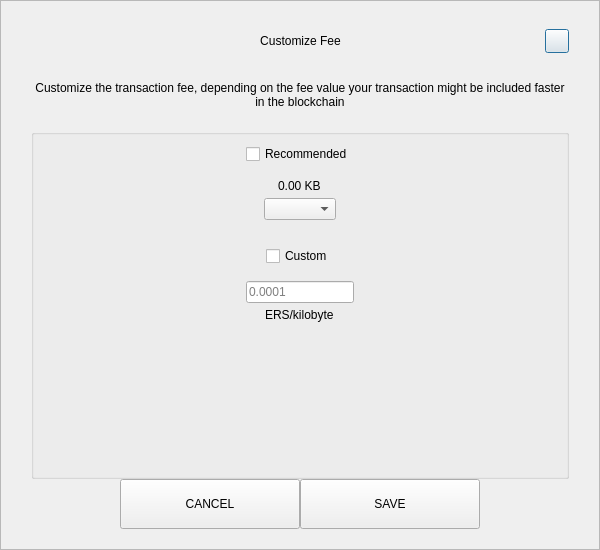
<?xml version="1.0" encoding="UTF-8"?>
<ui version="4.0">
 <class>SendCustomFeeDialog</class>
 <widget class="QDialog" name="SendCustomFeeDialog">
  <property name="geometry">
   <rect>
    <x>0</x>
    <y>0</y>
    <width>600</width>
    <height>550</height>
   </rect>
  </property>
  <property name="windowTitle">
   <string>Form</string>
  </property>
  <layout class="QVBoxLayout" name="verticalLayout_3">
   <property name="spacing">
    <number>0</number>
   </property>
   <property name="leftMargin">
    <number>0</number>
   </property>
   <property name="topMargin">
    <number>0</number>
   </property>
   <property name="rightMargin">
    <number>0</number>
   </property>
   <property name="bottomMargin">
    <number>0</number>
   </property>
   <item>
    <widget class="QFrame" name="frame">
     <property name="styleSheet">
      <string notr="true"/>
     </property>
     <property name="frameShape">
      <enum>QFrame::StyledPanel</enum>
     </property>
     <property name="frameShadow">
      <enum>QFrame::Raised</enum>
     </property>
     <layout class="QVBoxLayout" name="verticalLayout_2">
      <property name="spacing">
       <number>0</number>
      </property>
      <property name="leftMargin">
       <number>30</number>
      </property>
      <property name="topMargin">
       <number>20</number>
      </property>
      <property name="rightMargin">
       <number>30</number>
      </property>
      <property name="bottomMargin">
       <number>20</number>
      </property>
      <item>
       <layout class="QHBoxLayout" name="horizontalLayout_3">
        <property name="spacing">
         <number>0</number>
        </property>
        <item>
         <spacer name="horizontalSpacer_21">
          <property name="orientation">
           <enum>Qt::Horizontal</enum>
          </property>
          <property name="sizeHint" stdset="0">
           <size>
            <width>40</width>
            <height>20</height>
           </size>
          </property>
         </spacer>
        </item>
        <item>
         <widget class="QLabel" name="labelTitle">
          <property name="minimumSize">
           <size>
            <width>0</width>
            <height>40</height>
           </size>
          </property>
          <property name="maximumSize">
           <size>
            <width>16777215</width>
            <height>40</height>
           </size>
          </property>
          <property name="styleSheet">
           <string notr="true">padding-left:24px;</string>
          </property>
          <property name="text">
           <string>Customize Fee</string>
          </property>
          <property name="alignment">
           <set>Qt::AlignCenter</set>
          </property>
          <property name="margin">
           <number>7</number>
          </property>
         </widget>
        </item>
        <item>
         <spacer name="horizontalSpacer">
          <property name="orientation">
           <enum>Qt::Horizontal</enum>
          </property>
          <property name="sizeHint" stdset="0">
           <size>
            <width>40</width>
            <height>20</height>
           </size>
          </property>
         </spacer>
        </item>
        <item>
         <widget class="QPushButton" name="btnEsc">
          <property name="minimumSize">
           <size>
            <width>24</width>
            <height>24</height>
           </size>
          </property>
          <property name="maximumSize">
           <size>
            <width>24</width>
            <height>24</height>
           </size>
          </property>
          <property name="text">
           <string/>
          </property>
         </widget>
        </item>
       </layout>
      </item>
      <item>
       <spacer name="verticalSpacer_2">
        <property name="orientation">
         <enum>Qt::Vertical</enum>
        </property>
        <property name="sizeType">
         <enum>QSizePolicy::Fixed</enum>
        </property>
        <property name="sizeHint" stdset="0">
         <size>
          <width>20</width>
          <height>20</height>
         </size>
        </property>
       </spacer>
      </item>
      <item>
       <widget class="QLabel" name="labelMessage">
        <property name="text">
         <string>Customize the transaction fee, depending on the fee value your transaction might be included faster in the blockchain</string>
        </property>
        <property name="alignment">
         <set>Qt::AlignCenter</set>
        </property>
        <property name="wordWrap">
         <bool>true</bool>
        </property>
       </widget>
      </item>
      <item>
       <spacer name="verticalSpacer_3">
        <property name="orientation">
         <enum>Qt::Vertical</enum>
        </property>
        <property name="sizeType">
         <enum>QSizePolicy::Fixed</enum>
        </property>
        <property name="sizeHint" stdset="0">
         <size>
          <width>20</width>
          <height>20</height>
         </size>
        </property>
       </spacer>
      </item>
      <item>
       <widget class="QGroupBox" name="groupBox">
        <property name="title">
         <string/>
        </property>
        <layout class="QVBoxLayout" name="verticalLayout">
         <property name="leftMargin">
          <number>12</number>
         </property>
         <property name="rightMargin">
          <number>12</number>
         </property>
         <item>
          <layout class="QVBoxLayout" name="verticalLayout_4">
           <property name="spacing">
            <number>5</number>
           </property>
           <item alignment="Qt::AlignHCenter">
            <widget class="QCheckBox" name="checkBoxRecommended">
             <property name="text">
              <string>Recommended</string>
             </property>
            </widget>
           </item>
           <item>
            <spacer name="verticalSpacer_5">
             <property name="orientation">
              <enum>Qt::Vertical</enum>
             </property>
             <property name="sizeType">
              <enum>QSizePolicy::Fixed</enum>
             </property>
             <property name="sizeHint" stdset="0">
              <size>
               <width>20</width>
               <height>10</height>
              </size>
             </property>
            </spacer>
           </item>
           <item alignment="Qt::AlignHCenter">
            <widget class="QLabel" name="labelFee">
             <property name="text">
              <string>0.00 KB</string>
             </property>
            </widget>
           </item>
           <item alignment="Qt::AlignHCenter">
            <widget class="QComboBox" name="comboBoxRecommended"/>
           </item>
          </layout>
         </item>
         <item>
          <spacer name="verticalSpacer">
           <property name="orientation">
            <enum>Qt::Vertical</enum>
           </property>
           <property name="sizeType">
            <enum>QSizePolicy::Fixed</enum>
           </property>
           <property name="sizeHint" stdset="0">
            <size>
             <width>20</width>
             <height>20</height>
            </size>
           </property>
          </spacer>
         </item>
         <item>
          <layout class="QVBoxLayout" name="verticalLayout_5">
           <property name="spacing">
            <number>5</number>
           </property>
           <item alignment="Qt::AlignHCenter">
            <widget class="QCheckBox" name="checkBoxCustom">
             <property name="text">
              <string>Custom</string>
             </property>
            </widget>
           </item>
           <item>
            <spacer name="verticalSpacer_6">
             <property name="orientation">
              <enum>Qt::Vertical</enum>
             </property>
             <property name="sizeType">
              <enum>QSizePolicy::Fixed</enum>
             </property>
             <property name="sizeHint" stdset="0">
              <size>
               <width>20</width>
               <height>10</height>
              </size>
             </property>
            </spacer>
           </item>
           <item alignment="Qt::AlignHCenter">
            <widget class="QLineEdit" name="lineEditCustomFee">
             <property name="placeholderText">
              <string notr="true">0.0001</string>
             </property>
            </widget>
           </item>
           <item alignment="Qt::AlignHCenter">
            <widget class="QLabel" name="labelCustomFee">
             <property name="text">
              <string>ERS/kilobyte</string>
             </property>
            </widget>
           </item>
          </layout>
         </item>
         <item>
          <spacer name="verticalSpacer_4">
           <property name="orientation">
            <enum>Qt::Vertical</enum>
           </property>
           <property name="sizeHint" stdset="0">
            <size>
             <width>20</width>
             <height>40</height>
            </size>
           </property>
          </spacer>
         </item>
        </layout>
       </widget>
      </item>
      <item>
       <layout class="QHBoxLayout" name="horizontalLayout" stretch="1,2,2,1">
        <item>
         <spacer name="horizontalSpacer1">
          <property name="orientation">
           <enum>Qt::Horizontal</enum>
          </property>
          <property name="sizeHint" stdset="0">
           <size>
            <width>40</width>
            <height>20</height>
           </size>
          </property>
         </spacer>
        </item>
        <item>
         <widget class="QPushButton" name="btnCancel">
          <property name="minimumSize">
           <size>
            <width>180</width>
            <height>50</height>
           </size>
          </property>
          <property name="focusPolicy">
           <enum>Qt::NoFocus</enum>
          </property>
          <property name="text">
           <string>CANCEL</string>
          </property>
         </widget>
        </item>
        <item>
         <widget class="QPushButton" name="btnSave">
          <property name="minimumSize">
           <size>
            <width>180</width>
            <height>50</height>
           </size>
          </property>
          <property name="focusPolicy">
           <enum>Qt::NoFocus</enum>
          </property>
          <property name="text">
           <string>SAVE</string>
          </property>
         </widget>
        </item>
        <item>
         <spacer name="horizontalSpacer_2">
          <property name="orientation">
           <enum>Qt::Horizontal</enum>
          </property>
          <property name="sizeHint" stdset="0">
           <size>
            <width>40</width>
            <height>20</height>
           </size>
          </property>
         </spacer>
        </item>
       </layout>
      </item>
     </layout>
    </widget>
   </item>
  </layout>
 </widget>
 <resources/>
 <connections/>
</ui>
